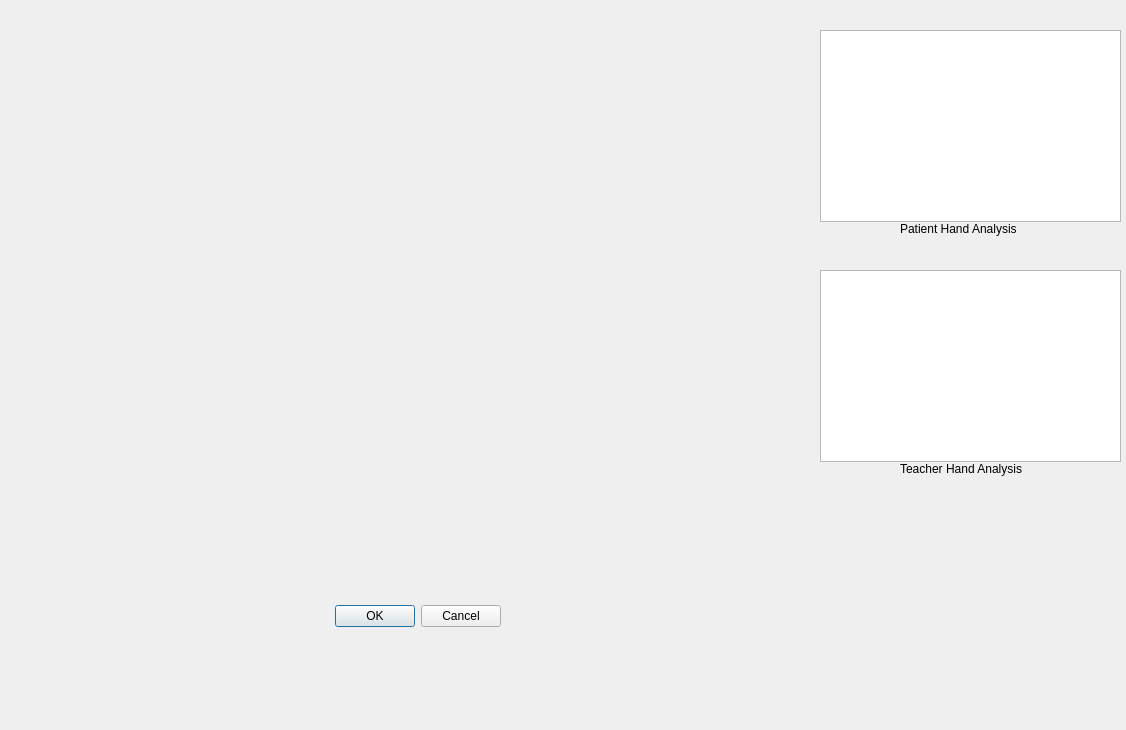
<?xml version="1.0" encoding="UTF-8"?>
<ui version="4.0">
 <class>Dialog</class>
 <widget class="QDialog" name="Dialog">
  <property name="geometry">
   <rect>
    <x>0</x>
    <y>0</y>
    <width>1126</width>
    <height>730</height>
   </rect>
  </property>
  <property name="windowTitle">
   <string>Dialog</string>
  </property>
  <widget class="QDialogButtonBox" name="buttonBox">
   <property name="geometry">
    <rect>
     <x>300</x>
     <y>600</y>
     <width>201</width>
     <height>32</height>
    </rect>
   </property>
   <property name="orientation">
    <enum>Qt::Horizontal</enum>
   </property>
   <property name="standardButtons">
    <set>QDialogButtonBox::Cancel|QDialogButtonBox::Ok</set>
   </property>
  </widget>
  <widget class="Phonon::VideoPlayer" name="mainVideo">
   <property name="geometry">
    <rect>
     <x>0</x>
     <y>30</y>
     <width>791</width>
     <height>471</height>
    </rect>
   </property>
  </widget>
  <widget class="QGraphicsView" name="patientView">
   <property name="geometry">
    <rect>
     <x>820</x>
     <y>30</y>
     <width>301</width>
     <height>192</height>
    </rect>
   </property>
  </widget>
  <widget class="QGraphicsView" name="teacherView">
   <property name="geometry">
    <rect>
     <x>820</x>
     <y>270</y>
     <width>301</width>
     <height>192</height>
    </rect>
   </property>
  </widget>
  <widget class="QLabel" name="label">
   <property name="geometry">
    <rect>
     <x>900</x>
     <y>220</y>
     <width>161</width>
     <height>18</height>
    </rect>
   </property>
   <property name="text">
    <string>Patient Hand Analysis</string>
   </property>
  </widget>
  <widget class="QLabel" name="label_2">
   <property name="geometry">
    <rect>
     <x>900</x>
     <y>460</y>
     <width>161</width>
     <height>18</height>
    </rect>
   </property>
   <property name="text">
    <string>Teacher Hand Analysis</string>
   </property>
  </widget>
 </widget>
 <customwidgets>
  <customwidget>
   <class>Phonon::VideoPlayer</class>
   <extends>QWidget</extends>
   <header location="global">phonon/videoplayer.h</header>
  </customwidget>
 </customwidgets>
 <resources/>
 <connections>
  <connection>
   <sender>buttonBox</sender>
   <signal>accepted()</signal>
   <receiver>Dialog</receiver>
   <slot>accept()</slot>
   <hints>
    <hint type="sourcelabel">
     <x>248</x>
     <y>254</y>
    </hint>
    <hint type="destinationlabel">
     <x>157</x>
     <y>274</y>
    </hint>
   </hints>
  </connection>
  <connection>
   <sender>buttonBox</sender>
   <signal>rejected()</signal>
   <receiver>Dialog</receiver>
   <slot>reject()</slot>
   <hints>
    <hint type="sourcelabel">
     <x>316</x>
     <y>260</y>
    </hint>
    <hint type="destinationlabel">
     <x>286</x>
     <y>274</y>
    </hint>
   </hints>
  </connection>
 </connections>
</ui>
